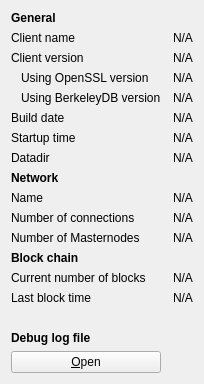
     <widget class="QWidget" name="tab_info">
      <attribute name="title">
       <string>&amp;Information</string>
      </attribute>
      <layout class="QGridLayout" name="gridLayout" columnstretch="0,0">
       <property name="horizontalSpacing">
        <number>12</number>
       </property>
       <item row="0" column="0">
        <widget class="QLabel" name="generalHeader">
         <property name="font">
          <font>
           <weight>75</weight>
           <bold>true</bold>
          </font>
         </property>
         <property name="text">
          <string>General</string>
         </property>
        </widget>
       </item>
       <item row="1" column="0">
        <widget class="QLabel" name="clientNameLabel">
         <property name="text">
          <string>Client name</string>
         </property>
        </widget>
       </item>
       <item row="1" column="1">
        <widget class="QLabel" name="clientName">
         <property name="cursor">
          <cursorShape>IBeamCursor</cursorShape>
         </property>
         <property name="text">
          <string>N/A</string>
         </property>
         <property name="textFormat">
          <enum>Qt::PlainText</enum>
         </property>
         <property name="textInteractionFlags">
          <set>Qt::LinksAccessibleByMouse|Qt::TextSelectableByKeyboard|Qt::TextSelectableByMouse</set>
         </property>
        </widget>
       </item>
       <item row="2" column="0">
        <widget class="QLabel" name="clientVersionLabel">
         <property name="text">
          <string>Client version</string>
         </property>
        </widget>
       </item>
       <item row="2" column="1">
        <widget class="QLabel" name="clientVersion">
         <property name="cursor">
          <cursorShape>IBeamCursor</cursorShape>
         </property>
         <property name="text">
          <string>N/A</string>
         </property>
         <property name="textFormat">
          <enum>Qt::PlainText</enum>
         </property>
         <property name="textInteractionFlags">
          <set>Qt::LinksAccessibleByMouse|Qt::TextSelectableByKeyboard|Qt::TextSelectableByMouse</set>
         </property>
        </widget>
       </item>
       <item row="3" column="0">
        <widget class="QLabel" name="openSSLVersionLabel">
         <property name="text">
          <string>Using OpenSSL version</string>
         </property>
         <property name="indent">
          <number>10</number>
         </property>
        </widget>
       </item>
       <item row="3" column="1">
        <widget class="QLabel" name="openSSLVersion">
         <property name="cursor">
          <cursorShape>IBeamCursor</cursorShape>
         </property>
         <property name="text">
          <string>N/A</string>
         </property>
         <property name="textFormat">
          <enum>Qt::PlainText</enum>
         </property>
         <property name="textInteractionFlags">
          <set>Qt::LinksAccessibleByMouse|Qt::TextSelectableByKeyboard|Qt::TextSelectableByMouse</set>
         </property>
        </widget>
       </item>
       <item row="4" column="0">
        <widget class="QLabel" name="berkeleyDBVersionLabel">
         <property name="text">
          <string>Using BerkeleyDB version</string>
         </property>
         <property name="indent">
          <number>10</number>
         </property>
        </widget>
       </item>
       <item row="4" column="1">
        <widget class="QLabel" name="berkeleyDBVersion">
         <property name="cursor">
          <cursorShape>IBeamCursor</cursorShape>
         </property>
         <property name="text">
          <string>N/A</string>
         </property>
         <property name="textFormat">
          <enum>Qt::PlainText</enum>
         </property>
         <property name="textInteractionFlags">
          <set>Qt::LinksAccessibleByMouse|Qt::TextSelectableByKeyboard|Qt::TextSelectableByMouse</set>
         </property>
        </widget>
       </item>
       <item row="5" column="0">
        <widget class="QLabel" name="buildDateLabel">
         <property name="text">
          <string>Build date</string>
         </property>
        </widget>
       </item>
       <item row="5" column="1">
        <widget class="QLabel" name="buildDate">
         <property name="cursor">
          <cursorShape>IBeamCursor</cursorShape>
         </property>
         <property name="text">
          <string>N/A</string>
         </property>
         <property name="textFormat">
          <enum>Qt::PlainText</enum>
         </property>
         <property name="textInteractionFlags">
          <set>Qt::LinksAccessibleByMouse|Qt::TextSelectableByKeyboard|Qt::TextSelectableByMouse</set>
         </property>
        </widget>
       </item>
       <item row="6" column="0">
        <widget class="QLabel" name="startupTimeLabel">
         <property name="text">
          <string>Startup time</string>
         </property>
        </widget>
       </item>
       <item row="6" column="1">
        <widget class="QLabel" name="startupTime">
         <property name="cursor">
          <cursorShape>IBeamCursor</cursorShape>
         </property>
         <property name="text">
          <string>N/A</string>
         </property>
         <property name="textFormat">
          <enum>Qt::PlainText</enum>
         </property>
         <property name="textInteractionFlags">
          <set>Qt::LinksAccessibleByMouse|Qt::TextSelectableByKeyboard|Qt::TextSelectableByMouse</set>
         </property>
        </widget>
       </item>
       <item row="7" column="0">
        <widget class="QLabel" name="dataDirLabel">
         <property name="text">
          <string>Datadir</string>
         </property>
        </widget>
       </item>
       <item row="7" column="1">
        <widget class="QLabel" name="dataDir">
         <property name="cursor">
          <cursorShape>IBeamCursor</cursorShape>
         </property>
         <property name="text">
          <string>N/A</string>
         </property>
         <property name="textFormat">
          <enum>Qt::PlainText</enum>
         </property>
         <property name="wordWrap">
          <bool>true</bool>
         </property>
         <property name="textInteractionFlags">
          <set>Qt::LinksAccessibleByMouse|Qt::TextSelectableByKeyboard|Qt::TextSelectableByMouse</set>
         </property>
        </widget>
       </item>
       <item row="8" column="0">
        <widget class="QLabel" name="networkHeader">
         <property name="font">
          <font>
           <weight>75</weight>
           <bold>true</bold>
          </font>
         </property>
         <property name="text">
          <string>Network</string>
         </property>
        </widget>
       </item>
       <item row="9" column="0">
        <widget class="QLabel" name="networkNameLabel">
         <property name="text">
          <string>Name</string>
         </property>
        </widget>
       </item>
       <item row="9" column="1">
        <widget class="QLabel" name="networkName">
         <property name="cursor">
          <cursorShape>IBeamCursor</cursorShape>
         </property>
         <property name="text">
          <string>N/A</string>
         </property>
         <property name="textFormat">
          <enum>Qt::PlainText</enum>
         </property>
         <property name="textInteractionFlags">
          <set>Qt::LinksAccessibleByMouse|Qt::TextSelectableByKeyboard|Qt::TextSelectableByMouse</set>
         </property>
        </widget>
       </item>
       <item row="10" column="0">
        <widget class="QLabel" name="numberOfConnectionsLabel">
         <property name="text">
          <string>Number of connections</string>
         </property>
        </widget>
       </item>
       <item row="10" column="1">
        <widget class="QLabel" name="numberOfConnections">
         <property name="cursor">
          <cursorShape>IBeamCursor</cursorShape>
         </property>
         <property name="text">
          <string>N/A</string>
         </property>
         <property name="textFormat">
          <enum>Qt::PlainText</enum>
         </property>
         <property name="textInteractionFlags">
          <set>Qt::LinksAccessibleByMouse|Qt::TextSelectableByKeyboard|Qt::TextSelectableByMouse</set>
         </property>
        </widget>
       </item>
       <item row="11" column="0">
        <widget class="QLabel" name="masternodeCountLabel">
         <property name="text">
          <string>Number of Masternodes</string>
         </property>
        </widget>
       </item>
       <item row="11" column="1">
        <widget class="QLabel" name="masternodeCount">
         <property name="cursor">
          <cursorShape>IBeamCursor</cursorShape>
         </property>
         <property name="text">
          <string>N/A</string>
         </property>
         <property name="textFormat">
          <enum>Qt::PlainText</enum>
         </property>
         <property name="textInteractionFlags">
          <set>Qt::LinksAccessibleByMouse|Qt::TextSelectableByKeyboard|Qt::TextSelectableByMouse</set>
         </property>
        </widget>
       </item>
       <item row="12" column="0">
        <widget class="QLabel" name="blockchainHeader">
         <property name="font">
          <font>
           <weight>75</weight>
           <bold>true</bold>
          </font>
         </property>
         <property name="text">
          <string>Block chain</string>
         </property>
        </widget>
       </item>
       <item row="13" column="0">
        <widget class="QLabel" name="numberOfBlocksLabel">
         <property name="text">
          <string>Current number of blocks</string>
         </property>
        </widget>
       </item>
       <item row="13" column="1">
        <widget class="QLabel" name="numberOfBlocks">
         <property name="cursor">
          <cursorShape>IBeamCursor</cursorShape>
         </property>
         <property name="text">
          <string>N/A</string>
         </property>
         <property name="textFormat">
          <enum>Qt::PlainText</enum>
         </property>
         <property name="textInteractionFlags">
          <set>Qt::LinksAccessibleByMouse|Qt::TextSelectableByKeyboard|Qt::TextSelectableByMouse</set>
         </property>
        </widget>
       </item>
       <item row="14" column="0">
        <widget class="QLabel" name="lastBlockTimeLabel">
         <property name="text">
          <string>Last block time</string>
         </property>
        </widget>
       </item>
       <item row="14" column="1">
        <widget class="QLabel" name="lastBlockTime">
         <property name="cursor">
          <cursorShape>IBeamCursor</cursorShape>
         </property>
         <property name="text">
          <string>N/A</string>
         </property>
         <property name="textFormat">
          <enum>Qt::PlainText</enum>
         </property>
         <property name="textInteractionFlags">
          <set>Qt::LinksAccessibleByMouse|Qt::TextSelectableByKeyboard|Qt::TextSelectableByMouse</set>
         </property>
        </widget>
       </item>
       <item row="15" column="0">
        <spacer name="verticalSpacer_2">
         <property name="orientation">
          <enum>Qt::Vertical</enum>
         </property>
         <property name="sizeHint" stdset="0">
          <size>
           <width>20</width>
           <height>20</height>
          </size>
         </property>
        </spacer>
       </item>
       <item row="16" column="0">
        <widget class="QLabel" name="debugLogFileHeader">
         <property name="font">
          <font>
           <weight>75</weight>
           <bold>true</bold>
          </font>
         </property>
         <property name="text">
          <string>Debug log file</string>
         </property>
        </widget>
       </item>
       <item row="17" column="0">
        <widget class="QPushButton" name="openDebugLogfileButton">
         <property name="toolTip">
          <string>Open the Crypto Dezire Cash debug log file from the current data directory. This can take a few seconds for large log files.</string>
         </property>
         <property name="text">
          <string>&amp;Open</string>
         </property>
         <property name="autoDefault">
          <bool>false</bool>
         </property>
        </widget>
       </item>
      </layout>
     </widget>
